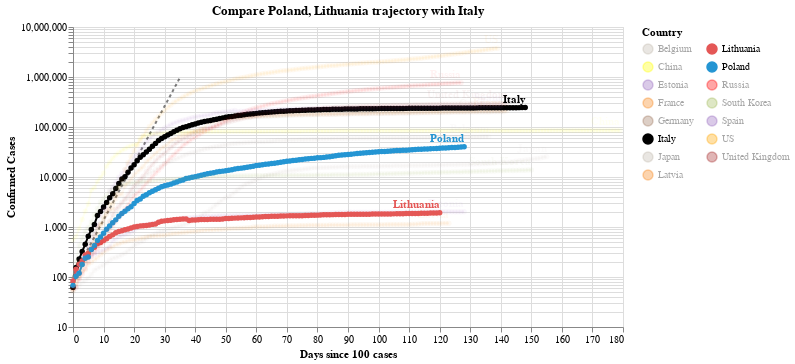

Notebook source saved alongside this figure:
### Code cell
#hide_input
chart2 = make_since_chart(dff2, ['Poland', 'Lithuania'], baseline_countries)
chart2

### Figure 1 — Vega-Lite specification as saved in the notebook (floating-point values rounded to 4 significant figures; data arrays with more than 128 entries replaced by an {"elided": "..."} marker saying what was removed)
{"config": {"view": {"continuousWidth": 400, "continuousHeight": 300}}, "layer": [{"data": {"name": "data-628230001892d6798b50651be41d1b3e"}, "mark": {"type": "line", "color": "black", "opacity": 0.5, "strokeDash": [3, 3]}, "encoding": {"x": {"type": "quantitative", "field": "Days since 100 cases"}, "y": {"type": "quantitative", "field": "Confirmed Cases"}}}, {"data": {"name": "data-66dc554d69d8dae150b6565897b2d75c"}, "mark": {"type": "line", "point": true}, "encoding": {"color": {"type": "nominal", "field": "Country", "legend": {"columns": 2}, "scale": {"domain": ["Belgium", "China", "Estonia", "France", "Germany", "Italy", "Japan", "Latvia", "Lithuania", "Poland", "Russia", "South Korea", "Spain", "US", "United Kingdom"], "range": ["#C1B7AD", "yellow", "#9467bd", "#F58518", "#9D755D", "black", "#C1B7AD", "#F58518", "#E45756", "#2495D3", "red", "#A1BA59", "#9467bd", "orange", "brown"]}}, "opacity": {"condition": {"value": 1, "selection": "selector004"}, "value": 0.05}, "tooltip": [{"type": "nominal", "field": "Country"}, {"type": "temporal", "field": "Date"}, {"type": "quantitative", "field": "Confirmed Cases"}, {"type": "quantitative", "field": "Days since 100 cases"}], "x": {"type": "quantitative", "field": "Days since 100 cases"}, "y": {"type": "quantitative", "field": "Confirmed Cases", "scale": {"type": "log"}}}, "selection": {"selector004": {"type": "multi", "fields": ["Country"], "bind": "legend", "init": [{"Country": "Poland"}, {"Country": "Lithuania"}, {"Country": "Italy"}]}}, "width": 550}, {"data": {"name": "data-66dc554d69d8dae150b6565897b2d75c"}, "mark": {"type": "text", "align": "right", "dy": -8, "fontWeight": "bold"}, "encoding": {"color": {"type": "nominal", "field": "Country", "legend": {"columns": 2}, "scale": {"domain": ["Belgium", "China", "Estonia", "France", "Germany", "Italy", "Japan", "Latvia", "Lithuania", "Poland", "Russia", "South Korea", "Spain", "US", "United Kingdom"], "range": ["#C1B7AD", "yellow", "#9467bd", "#F58518", "#9D755D", "black", "#C1B7AD", "#F58518", "#E45756", "#2495D3", "red", "#A1BA59", "#9467bd", "orange", "brown"]}}, "opacity": {"condition": {"value": 1, "selection": "selector004"}, "value": 0.05}, "text": {"type": "nominal", "field": "Country"}, "tooltip": [{"type": "nominal", "field": "Country"}, {"type": "temporal", "field": "Date"}, {"type": "quantitative", "field": "Confirmed Cases"}, {"type": "quantitative", "field": "Days since 100 cases"}], "x": {"type": "quantitative", "field": "Days since 100 cases"}, "y": {"type": "quantitative", "field": "Confirmed Cases", "scale": {"type": "log"}}}, "transform": [{"filter": "(datum['Date'] >= 1595116800000)"}], "width": 550}], "title": "Compare Poland, Lithuania trajectory with Italy", "$schema": "https://vega.github.io/schema/vega-lite/v4.0.2.json", "datasets": {"data-628230001892d6798b50651be41d1b3e": [{"Days since 100 cases": 0, "Confirmed Cases": 100.0}, {"Days since 100 cases": 1, "Confirmed Cases": 130.0}, {"Days since 100 cases": 2, "Confirmed Cases": 169.0}, {"Days since 100 cases": 3, "Confirmed Cases": 219.7}, {"Days since 100 cases": 4, "Confirmed Cases": 285.6}, {"Days since 100 cases": 5, "Confirmed Cases": 371.3}, {"Days since 100 cases": 6, "Confirmed Cases": 482.7}, {"Days since 100 cases": 7, "Confirmed Cases": 627.5}, {"Days since 100 cases": 8, "Confirmed Cases": 815.7}, {"Days since 100 cases": 9, "Confirmed Cases": 1060.0}, {"Days since 100 cases": 10, "Confirmed Cases": 1379.0}, {"Days since 100 cases": 11, "Confirmed Cases": 1792.0}, {"Days since 100 cases": 12, "Confirmed Cases": 2330.0}, {"Days since 100 cases": 13, "Confirmed Cases": 3029.0}, {"Days since 100 cases": 14, "Confirmed Cases": 3937.0}, {"Days since 100 cases": 15, "Confirmed Cases": 5119.0}, {"Days since 100 cases": 16, "Confirmed Cases": 6654.0}, {"Days since 100 cases": 17, "Confirmed Cases": 8650.0}, {"Days since 100 cases": 18, "Confirmed Cases": 11250.0}, {"Days since 100 cases": 19, "Confirmed Cases": 14620.0}, {"Days since 100 cases": 20, "Confirmed Cases": 19000.0}, {"Days since 100 cases": 21, "Confirmed Cases": 24710.0}, {"Days since 100 cases": 22, "Confirmed Cases": 32120.0}, {"Days since 100 cases": 23, "Confirmed Cases": 41750.0}, {"Days since 100 cases": 24, "Confirmed Cases": 54280.0}, {"Days since 100 cases": 25, "Confirmed Cases": 70560.0}, {"Days since 100 cases": 26, "Confirmed Cases": 91730.0}, {"Days since 100 cases": 27, "Confirmed Cases": 119300.0}, {"Days since 100 cases": 28, "Confirmed Cases": 155000.0}, {"Days since 100 cases": 29, "Confirmed Cases": 201500.0}, {"Days since 100 cases": 30, "Confirmed Cases": 262000.0}, {"Days since 100 cases": 31, "Confirmed Cases": 340600.0}, {"Days since 100 cases": 32, "Confirmed Cases": 442800.0}, {"Days since 100 cases": 33, "Confirmed Cases": 575600.0}, {"Days since 100 cases": 34, "Confirmed Cases": 748300.0}, {"Days since 100 cases": 35, "Confirmed Cases": 972800.0}], "data-66dc554d69d8dae150b6565897b2d75c": {"elided": "2113 records"}}}
